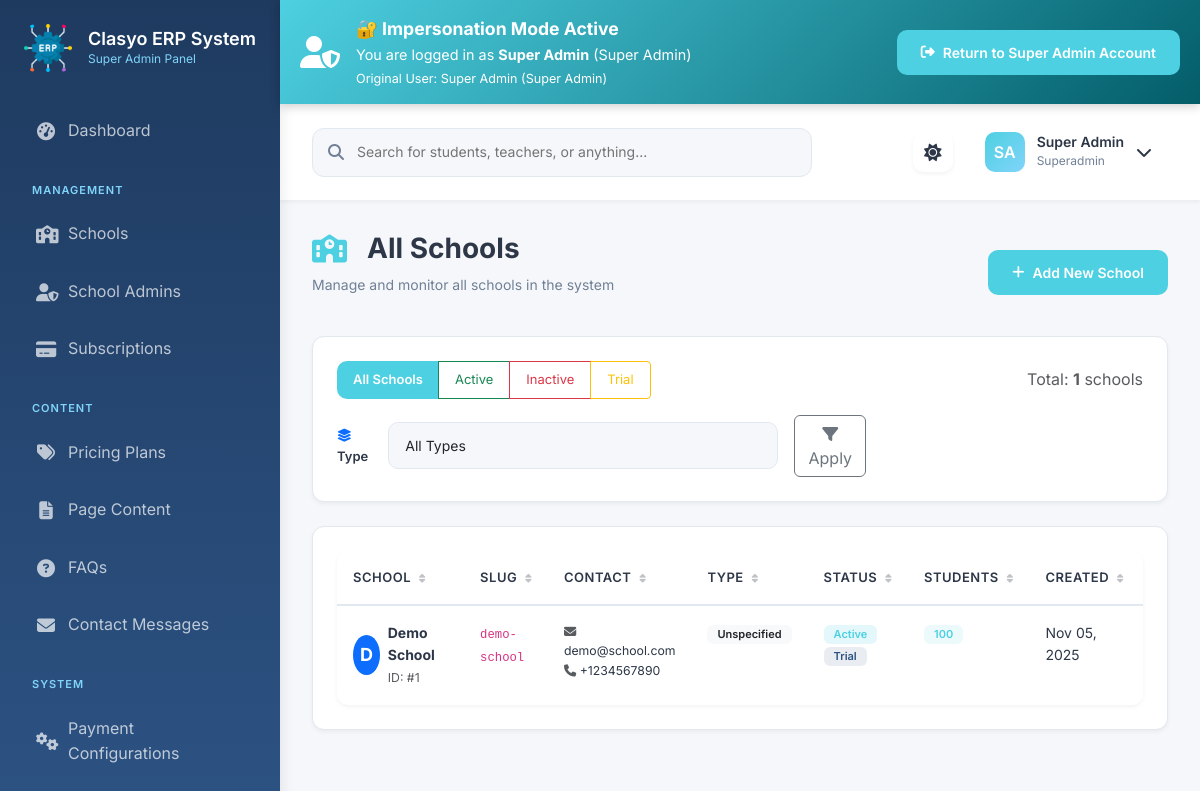
/superadmin/schools/ (signed in), run on the app's committed database.
### accounts/models.py (models this page shows, shortened)
class User(AbstractUser):
    ROLE_CHOICES = [
        ('superadmin', 'Super Admin'),
        ('admin', 'School Admin'),
        ('teacher', 'Teacher'),
        ('accountant', 'Accountant'),
        ('librarian', 'Librarian'),
        ('receptionist', 'Receptionist'),
        ('parent', 'Parent'),
        ('student', 'Student'),
    ]
    GENDER_CHOICES = [
        ('male', 'Male'),
        ('female', 'Female'),
        ('other', 'Other'),
    ]
    username = None
    email = models.EmailField(_('Email Address'), unique=True)
    role = models.CharField(_('Role'), max_length=20, choices=ROLE_CHOICES)
    first_name = models.CharField(_('First Name'), max_length=150)
    last_name = models.CharField(_('Last Name'), max_length=150)
    phone = PhoneNumberField(_('Phone Number'), blank=True, null=True)
    mobile = PhoneNumberField(_('Mobile Number'), blank=True, null=True)
    avatar = models.ImageField(_('Avatar'), upload_to='avatars/', blank=True, null=True)
    gender = models.CharField(_('Gender'), max_length=10, choices=GENDER_CHOICES, blank=True)
    date_of_birth = models.DateField(_('Date of Birth'), blank=True, null=True)
    blood_group = models.CharField(_('Blood Group'), max_length=10, blank=True)
    address = models.TextField(_('Address'), blank=True)
    city = models.CharField(_('City'), max_length=100, blank=True)
    state = models.CharField(_('State'), max_length=100, blank=True)
    country = CountryField(_('Country'), blank=True)
    postal_code = models.CharField(_('Postal Code'), max_length=20, blank=True)
    emergency_contact_name = models.CharField(_('Emergency Contact Name'), max_length=150, blank=True)
    emergency_contact_phone = PhoneNumberField(_('Emergency Contact Phone'), blank=True, null=True)
    emergency_contact_relation = models.CharField(_('Emergency Contact Relation'), max_length=50, blank=True)
    employee_id = models.CharField(_('Employee ID'), max_length=50, blank=True, unique=True, null=True)
    department = models.ForeignKey('human_resource.Department', on_delete=models.SET_NULL,
                                  null=True, blank=True, related_name='employees')
    designation = models.ForeignKey('human_resource.Designation', on_delete=models.SET_NULL,
                                   null=True, blank=True, related_name='employees')
    join_date = models.DateField(_('Join Date'), blank=True, null=True)
    is_active = models.BooleanField(_('Active'), default=True)
    is_verified = models.BooleanField(_('Verified'), default=False)
    last_login_ip = models.GenericIPAddressField(_('Last Login IP'), blank=True, null=True)
    created_at = models.DateTimeField(_('Created At'), auto_now_add=True)
    updated_at = models.DateTimeField(_('Updated At'), auto_now=True)
    objects = UserManager()
    USERNAME_FIELD = 'email'
    REQUIRED_FIELDS = ['first_name', 'last_name', 'role']
    class Meta:
        verbose_name = _('User')
        verbose_name_plural = _('Users')
        ordering = ['-created_at']
    def get_full_name(self):
        return f"{self.first_name} {self.last_name}".strip()

### tenants/models.py (models this page shows, shortened)
class School(models.Model):
    INSTITUTION_TYPE_CHOICES = [
        ('unspecified', 'Unspecified'),
        ('pre_primary_primary', 'Pre-Primary & Primary'),
        ('primary_junior_secondary', 'Primary & Junior Secondary'),
        ('junior_secondary_only', 'Junior Secondary Only'),
        ('senior_secondary', 'Senior Secondary'),
        ('tvet_college', 'TVET / College'),
        ('mixed', 'Mixed School (Multiple Levels)'),
    ]
    name = models.CharField(_("School Name"), max_length=255)
    slug = models.SlugField(_("Slug"), unique=True)
    email = models.EmailField(_("Email"), unique=True)
    phone = models.CharField(_("Phone Number"), max_length=20)
    address = models.TextField(_("Address"))
    city = models.CharField(_("City"), max_length=100)
    state = models.CharField(_("State"), max_length=100)
    country = models.CharField(_("Country"), max_length=100)
    postal_code = models.CharField(_("Postal Code"), max_length=20)
    logo = models.ImageField(_("School Logo"), upload_to='school_logos/', null=True, blank=True)
    website = models.URLField(_("Website"), null=True, blank=True)
    established_date = models.DateField(_("Established Date"), null=True, blank=True)
    registration_number = models.CharField(_("Registration Number"), max_length=100, null=True, blank=True)
    institution_type = models.CharField(_("Institution Type"), max_length=50,
                                       choices=INSTITUTION_TYPE_CHOICES, default='unspecified')
    subscription_plan = models.ForeignKey('subscriptions.SubscriptionPlan',
                                         on_delete=models.SET_NULL,
                                         null=True, blank=True,
                                         related_name='schools')
    subscription_start_date = models.DateField(_("Subscription Start Date"), null=True, blank=True)
    subscription_end_date = models.DateField(_("Subscription End Date"), null=True, blank=True)
    is_trial = models.BooleanField(_("Is Trial"), default=False)
    trial_end_date = models.DateField(_("Trial End Date"), null=True, blank=True)
    is_active = models.BooleanField(_("Is Active"), default=True)
    is_verified = models.BooleanField(_("Is Verified"), default=False)
    created_on = models.DateTimeField(_("Created On"), auto_now_add=True)
    updated_on = models.DateTimeField(_("Updated On"), auto_now=True)
    max_students = models.IntegerField(_("Maximum Students"), default=100)
    max_teachers = models.IntegerField(_("Maximum Teachers"), default=20)
    max_staff = models.IntegerField(_("Maximum Staff"), default=10)
    academic_year_start_month = models.IntegerField(_("Academic Year Start Month"), default=4)  # April
    date_format = models.CharField(_("Date Format"), max_length=20, default='DD-MM-YYYY')
    time_format = models.CharField(_("Time Format"), max_length=20, default='12')  # 12 or 24
    currency = models.CharField(_("Currency"), max_length=10, default='USD')
    currency_symbol = models.CharField(_("Currency Symbol"), max_length=5, default='$')
    timezone = models.CharField(_("Timezone"), max_length=50, default='UTC')
    enable_online_exam = models.BooleanField(_("Enable Online Exam"), default=True)
    enable_online_payment = models.BooleanField(_("Enable Online Payment"), default=True)
    enable_chat = models.BooleanField(_("Enable Chat"), default=True)
    enable_sms = models.BooleanField(_("Enable SMS"), default=True)
    enable_library = models.BooleanField(_("Enable Library"), default=True)
    enable_transport = models.BooleanField(_("Enable Transport"), default=True)
    enable_dormitory = models.BooleanField(_("Enable Dormitory"), default=True)
    enable_inventory = models.BooleanField(_("Enable Inventory"), default=True)
    class Meta:
        verbose_name = _("School")
        verbose_name_plural = _("Schools")

### superadmin/views.py (the view)
# urls.py: path('schools/', views.SchoolListView.as_view(), name='schools'),
class SchoolListView(SuperAdminRequiredMixin, ListView):
    model = School
    template_name = 'superadmin/school_list.html'
    context_object_name = 'schools'
    paginate_by = 20
    ordering = ['-created_on']
    def get_queryset(self):
        queryset = super().get_queryset()
        search = self.request.GET.get('search')
        status = self.request.GET.get('status')
        institution_type = self.request.GET.get('institution_type')
        if search:
            queryset = queryset.filter(
                Q(name__icontains=search) |
                Q(slug__icontains=search) |
                Q(email__icontains=search)
            )
        if status == 'active':
            queryset = queryset.filter(is_active=True)
        elif status == 'inactive':
            queryset = queryset.filter(is_active=False)
        elif status == 'trial':
            queryset = queryset.filter(is_trial=True)
        if institution_type:
            queryset = queryset.filter(institution_type=institution_type)
        return queryset
    def get_context_data(self, **kwargs):
        context = super().get_context_data(**kwargs)
        context['institution_type_choices'] = School.INSTITUTION_TYPE_CHOICES
        context['selected_institution_type'] = self.request.GET.get('institution_type', '')
        return context

### templates/superadmin/school_list.html (shortened to what this page needs)
{% extends 'dashboards/base.html' %}
{% load static %}
{% block page_title %}All Schools{% endblock %}
{% block page_icon %}school{% endblock %}
{% block page_subtitle %}Manage and monitor all schools in the system{% endblock %}
{% block page_actions %}
<a href="{% url 'superadmin:school_create' %}" class="btn btn-primary">
    <i class="fas fa-plus"></i> Add New School
</a>
{% endblock %}
{% block content %}
            <div class="modern-card mb-4">
                <div class="row align-items-center">
                    <div class="col-md-8">
                        <div class="btn-group" role="group">
                            <a href="?status=all" class="btn btn-sm {% if not request.GET.status or request.GET.status == 'all' %}btn-primary{% else %}btn-outline-primary{% endif %}">
                                All Schools
                            </a>
                            <a href="?status=active" class="btn btn-sm {% if request.GET.status == 'active' %}btn-success{% else %}btn-outline-success{% endif %}">
                                Active
                            </a>
                            <a href="?status=inactive" class="btn btn-sm {% if request.GET.status == 'inactive' %}btn-danger{% else %}btn-outline-danger{% endif %}">
                                Inactive
                            </a>
                            <a href="?status=trial" class="btn btn-sm {% if request.GET.status == 'trial' %}btn-warning{% else %}btn-outline-warning{% endif %}">
                                Trial
                            </a>
                        </div>
                    </div>
                    <div class="col-md-4 text-end">
                        <span class="text-muted">Total: <strong>{{ page_obj.paginator.count|default:schools.count }}</strong> schools</span>
                    </div>
                </div>
                <div class="row mt-3">
                    <div class="col-md-8">
                        <form method="get" class="d-flex align-items-center gap-2">
                            <label class="form-label mb-0 me-2"><i class="fas fa-layer-group text-primary"></i> Type</label>
                            <select name="institution_type" class="form-select">
                                <option value="">All Types</option>
                            </select>
                            <button type="submit" class="btn btn-outline-secondary ms-2">
                                <i class="fas fa-filter"></i> Apply
                            </button>
                        </form>
                    </div>
                </div>
            </div>
            <div class="modern-card">
                <div class="table-responsive">
                    <table class="table modern-table">
                        <thead>
                            <tr>
                                <th>School</th>
                                <th>Slug</th>
                                <th>Contact</th>
                                <th>Type</th>
                                <th>Status</th>
                                <th>Students</th>
                                <th>Created</th>
                                <th>Actions</th>
                            </tr>
                        </thead>
                        <tbody>
                            {% for school in schools %}
                            <tr>
                                <td>
                                    <div class="d-flex align-items-center">
                                        <div class="avatar-circle bg-primary text-white me-2">
                                            {{ school.name.0 }}
                                        </div>
                                        <div>
                                            <strong>{{ school.name }}</strong><br>
                                            <small class="text-muted">ID: #{{ school.id }}</small>
                                        </div>
                                    </div>
                                </td>
                                <td><code>{{ school.slug }}</code></td>
                                <td>
                                    <small class="d-block"><i class="fas fa-envelope text-muted"></i> {{ school.email }}</small>
                                    {% if school.phone %}<small class="d-block"><i class="fas fa-phone text-muted"></i> {{ school.phone }}</small>{% endif %}
                                </td>
                                <td>
                                    <span class="badge bg-light text-dark">
                                        {{ school.get_institution_type_display }}
                                    </span>
                                </td>
                                <td>
                                    {% if school.is_active %}
                                        <span class="badge bg-success">Active</span>
                                    {% else %}
                                        <span class="badge bg-danger">Inactive</span>
                                    {% endif %}
                                    {% if school.is_trial %}
                                        <span class="badge bg-warning text-dark">Trial</span>
                                    {% endif %}
                                </td>
                                <td>
                                    <span class="badge bg-info">{{ school.max_students|default:"-" }}</span>
                                </td>
                                <td>{{ school.created_on|date:"M d, Y" }}</td>
                                <td>
                                </td>
                            </tr>
                            {% endfor %}
                        </tbody>
                    </table>
                </div>
            </div>
{% endblock %}

### templates/includes/impersonation_banner.html
{% if is_impersonating %}
<div class="alert alert-warning alert-dismissible fade show m-0 rounded-0 border-0"
     style="background: linear-gradient(135deg,  #4DD0E1 0%,  #035d69 100%); color: white; padding: 15px 20px; position: sticky; top: 0; z-index: 1050; box-shadow: 0 2px 10px rgba(0,0,0,0.2);">
    <div class="d-flex align-items-center justify-content-between">
        <div class="d-flex align-items-center">
            <i class="fas fa-user-shield fa-2x me-3"></i>
            <div>
                <strong style="font-size: 1.1rem;">🔐 Impersonation Mode Active</strong>
                <p class="mb-0" style="font-size: 0.9rem;">
                    You are logged in as <strong>{{ user.get_full_name }}</strong> ({{ user.get_role_display }})
                    {% if original_user %}
                        <br><small>Original User: {{ original_user.get_full_name }} ({{ original_user.get_role_display }})</small>
                    {% endif %}
                </p>
            </div>
        </div>
        <a href="{% url 'superadmin:stop_impersonation' %}"
           class="btn btn-primary">
            <i class="fas fa-sign-out-alt me"></i>
            Return to {{ original_user.get_full_name|default:"Admin" }} Account
        </a>
    </div>
</div>
{% endif %}

### templates/includes/header.html (shortened to what this page needs)
{% load static %}
<nav class="top-navbar">
    <form action="{% if user.role == 'superadmin' or user.role == 'super_admin' %}#{% else %}/school/{{ school_slug }}/search/{% endif %}" method="get" class="search-bar">
        <input type="text" name="q" placeholder="Search for students, teachers, or anything..." id="globalSearch">
    </form>
    <div class="navbar-actions">
        <button id="theme-toggle" class="nav-icon-btn" title="Toggle Theme">
            <i class="fas fa-moon"></i>
        </button>
        <div class="dropdown">
            <div class="user-profile-nav" data-bs-toggle="dropdown" style="cursor: pointer;">
                <div class="user-avatar">{{ user.first_name.0|default:"U" }}{{ user.last_name.0|default:"" }}</div>
                <div class="user-info">
                    <h4>{{ user.get_full_name|default:user.email }}</h4>
                    <p>{{ user.role|title }}</p>
                </div>
                <i class="fas fa-chevron-down"></i>
            </div>
        </div>
    </div>
</nav>

### data on the page
User: get_full_name "Super Admin", role "Super Admin", first_name.0 "S", last_name.0 "A", role "Superadmin"
School: name.0 "D", name "Demo School", id "1", slug "demo-school", email "demo@school.com", phone "+1234567890", institution_type "Unspecified", is_active "Active", is_trial "Trial", max_students "100", created_on "Nov 05, 2025"

### other printed values
{{ page_obj.paginator.count|default:schools.count }} "1"
